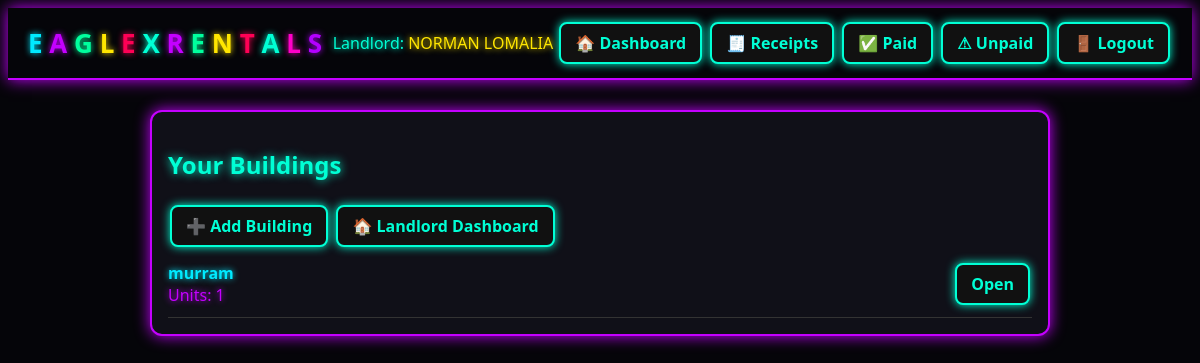
/ (signed in), run on the app's committed database.
### app.py (models this page shows)
class Landlord(UserMixin, db.Model):
    id = db.Column(db.Integer, primary_key=True)
    first_name = db.Column(db.String(80), nullable=False)
    last_name = db.Column(db.String(80), nullable=False)
    email = db.Column(db.String(120), unique=True, nullable=False)
    phone = db.Column(db.String(50))
    password_hash = db.Column(db.String(200), nullable=False)
    buildings = db.relationship('Building', backref='landlord', cascade='all, delete-orphan')
    @property
    def full_name(self):
        return f"{self.first_name} {self.last_name}"

class Building(db.Model):
    id = db.Column(db.Integer, primary_key=True)
    name = db.Column(db.String(150), nullable=False)
    landlord_id = db.Column(db.Integer, db.ForeignKey('landlord.id'), nullable=False)
    units = db.relationship('Unit', backref='building', cascade='all, delete-orphan')

### app.py (the view)
@app.route('/')
@login_required
def dashboard():
    buildings = Building.query.filter_by(landlord_id=current_user.id).all()
    return render_template('dashboard.html', buildings=buildings)

### app.py (called while the page is built)
@login_manager.user_loader
def load_user(user_id):
    return Landlord.query.get(int(user_id))

### templates/dashboard.html
{% extends "base.html" %}
{% block content %}
<div class="card">
  <h2 class="neon-heading-cyan">Your Buildings</h2>
  <a class="btn" href="{{ url_for('new_building') }}">➕ Add Building</a>
  <a class="btn" href="{{ url_for('landlord_dashboard') }}">🏠 Landlord Dashboard</a>
  {% if buildings %}
    <ul class="receipt-list">
      {% for b in buildings %}
        <li class="receipt-item">
          <div class="receipt-info">
            <span class="receipt-name neon-blue">{{ b.name }}</span>
            <span class="neon-purple">Units: {{ b.units|length }}</span>
          </div>
          <a class="btn" href="{{ url_for('building_detail', bid=b.id) }}">Open</a>
        </li>
      {% endfor %}
    </ul>
  {% else %}
    <p class="neon-yellow">No buildings yet. Add your first building.</p>
  {% endif %}
</div>
{% endblock %}

### templates/base.html (shortened to what this page needs)
<!doctype html>
<html lang="en">
<head>
  <link rel="stylesheet" href="{{ url_for('static', filename='css/neon.css') }}">
</head>
<body class="theme-dark">
  <header>
    <div class="header-title">
      <span class="logo-text">
        <span class="neon-blue">E</span>
        <span class="neon-purple">A</span>
        <span class="neon-green">G</span>
        <span class="neon-yellow">L</span>
        <span class="neon-red">E</span>
        <span class="neon-aqua">X</span>
        <span class="neon-purple">R</span>
        <span class="neon-green">E</span>
        <span class="neon-yellow">N</span>
        <span class="neon-red">T</span>
        <span class="neon-aqua">A</span>
        <span class="neon-pink">L</span>
        <span class="neon-violet">S</span>
      </span>
    </div>
    <div class="header-actions">
      {% if current_user.is_authenticated %}
        <span class="neon-aqua">
          Landlord:
          <span class="neon-yellow">{{ current_user.full_name }}</span>
        </span>
        <a class="btn" href="{{ url_for('dashboard') }}">🏠 Dashboard</a>
        <a class="btn" href="{{ url_for('receipts') }}">🧾 Receipts</a>
        <a class="btn" href="{{ url_for('paid_tenants') }}">✅ Paid</a>
        <a class="btn" href="{{ url_for('unpaid_tenants') }}">⚠ Unpaid</a>
        <a class="btn" href="{{ url_for('logout') }}">🚪 Logout</a>
      {% endif %}
    </div>
  </header>
  <main class="container">
    {% block content %}{% endblock %}
  </main>
</body>
</html>

### static/css/neon.css (style rules this page uses)
:root { --neon-blue: #00eaff; --neon-purple: #c400ff; --neon-pink: #ff00c8; --neon-aqua: #00ffd5; --neon-violet: #b300ff; --neon-green: #00ff9d; --neon-yellow: #ffe600; --neon-red: #ff0055; }
body.theme-dark { background: #050509; color: var(--neon-blue); font-family: 'Segoe UI', sans-serif; }
.container { max-width: 900px; margin: 20px auto; padding: 10px; }
header { display: flex; justify-content: space-between; align-items: center; padding: 10px 20px; border-bottom: 2px solid var(--neon-purple); box-shadow: 0 0 15px var(--neon-purple); }
.logo-text { font-size: 26px; font-weight: 900; }
.neon-blue { color: var(--neon-blue); text-shadow: 0 0 6px var(--neon-blue); }
.neon-purple { color: var(--neon-purple); text-shadow: 0 0 6px var(--neon-purple); }
.neon-pink { color: var(--neon-pink); text-shadow: 0 0 6px var(--neon-pink); }
.neon-aqua { color: var(--neon-aqua); text-shadow: 0 0 6px var(--neon-aqua); }
.neon-violet { color: var(--neon-violet); text-shadow: 0 0 6px var(--neon-violet); }
.neon-green { color: var(--neon-green); text-shadow: 0 0 6px var(--neon-green); }
.neon-yellow { color: var(--neon-yellow); text-shadow: 0 0 6px var(--neon-yellow); }
.neon-red { color: var(--neon-red); text-shadow: 0 0 6px var(--neon-red); }
h1, h2, h3, h4 { font-weight: 800; }
.neon-heading-cyan { color: var(--neon-aqua); text-shadow: 0 0 10px var(--neon-aqua); }
.btn { padding: 8px 14px; border-radius: 8px; border: 2px solid var(--neon-aqua); background: #111; color: var(--neon-aqua); font-weight: 700; cursor: pointer; text-decoration: none; display: inline-block; margin: 4px 2px; box-shadow: 0 0 10px var(--neon-aqua); transition: 0.2s; }
.card { background: #101018; border: 2px solid var(--neon-purple); box-shadow: 0 0 15px var(--neon-purple); padding: 16px; border-radius: 12px; margin-bottom: 20px; }
.receipt-list { list-style: none; padding: 0; margin: 0; }
.receipt-item { display: flex; justify-content: space-between; align-items: center; padding: 8px 0; border-bottom: 1px solid #333; }
.receipt-info { display: flex; flex-direction: column; }
.receipt-name { font-weight: 700; }

### data on the page
Landlord: full_name "NORMAN LOMALIA"
Building: name "murram", units|length "1"
